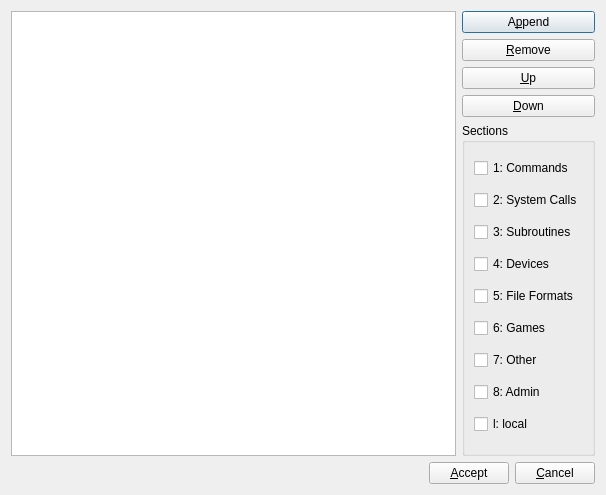
<?xml version="1.0" encoding="UTF-8"?>
<ui version="4.0">
 <class>Config</class>
 <widget class="QDialog" name="Config">
  <property name="geometry">
   <rect>
    <x>0</x>
    <y>0</y>
    <width>606</width>
    <height>495</height>
   </rect>
  </property>
  <property name="windowTitle">
   <string>Dialog</string>
  </property>
  <layout class="QVBoxLayout" name="verticalLayout_3">
   <item>
    <layout class="QHBoxLayout" name="horizontalLayout_2">
     <item>
      <widget class="QListWidget" name="list"/>
     </item>
     <item>
      <layout class="QVBoxLayout" name="verticalLayout_2">
       <item>
        <widget class="QPushButton" name="appendButton">
         <property name="text">
          <string>A&amp;ppend</string>
         </property>
         <property name="icon">
          <iconset theme="list-add">
           <normaloff/>
          </iconset>
         </property>
        </widget>
       </item>
       <item>
        <widget class="QPushButton" name="removeButton">
         <property name="text">
          <string>&amp;Remove</string>
         </property>
         <property name="icon">
          <iconset theme="list-remove">
           <normaloff/>
          </iconset>
         </property>
        </widget>
       </item>
       <item>
        <widget class="QPushButton" name="upButton">
         <property name="text">
          <string>&amp;Up</string>
         </property>
         <property name="icon">
          <iconset theme="go-up">
           <normaloff/>
          </iconset>
         </property>
        </widget>
       </item>
       <item>
        <widget class="QPushButton" name="downButton">
         <property name="text">
          <string>&amp;Down</string>
         </property>
         <property name="icon">
          <iconset theme="go-down">
           <normaloff/>
          </iconset>
         </property>
        </widget>
       </item>
       <item>
        <widget class="QGroupBox" name="groupBox">
         <property name="title">
          <string>Sections</string>
         </property>
         <layout class="QVBoxLayout" name="verticalLayout">
          <item>
           <widget class="QCheckBox" name="section1">
            <property name="text">
             <string>1: Commands</string>
            </property>
           </widget>
          </item>
          <item>
           <widget class="QCheckBox" name="section2">
            <property name="text">
             <string>2: System Calls</string>
            </property>
           </widget>
          </item>
          <item>
           <widget class="QCheckBox" name="section3">
            <property name="text">
             <string>3: Subroutines</string>
            </property>
           </widget>
          </item>
          <item>
           <widget class="QCheckBox" name="section4">
            <property name="text">
             <string>4: Devices</string>
            </property>
           </widget>
          </item>
          <item>
           <widget class="QCheckBox" name="section5">
            <property name="text">
             <string>5: File Formats</string>
            </property>
           </widget>
          </item>
          <item>
           <widget class="QCheckBox" name="section6">
            <property name="text">
             <string>6: Games</string>
            </property>
           </widget>
          </item>
          <item>
           <widget class="QCheckBox" name="section7">
            <property name="text">
             <string>7: Other</string>
            </property>
           </widget>
          </item>
          <item>
           <widget class="QCheckBox" name="section8">
            <property name="text">
             <string>8: Admin</string>
            </property>
           </widget>
          </item>
          <item>
           <widget class="QCheckBox" name="sectionl">
            <property name="text">
             <string>l: local</string>
            </property>
           </widget>
          </item>
         </layout>
        </widget>
       </item>
      </layout>
     </item>
    </layout>
   </item>
   <item>
    <layout class="QHBoxLayout" name="horizontalLayout">
     <item>
      <spacer name="horizontalSpacer">
       <property name="orientation">
        <enum>Qt::Horizontal</enum>
       </property>
       <property name="sizeHint" stdset="0">
        <size>
         <width>40</width>
         <height>20</height>
        </size>
       </property>
      </spacer>
     </item>
     <item>
      <widget class="QPushButton" name="acceptButton">
       <property name="text">
        <string>&amp;Accept</string>
       </property>
      </widget>
     </item>
     <item>
      <widget class="QPushButton" name="cancelButton">
       <property name="text">
        <string>&amp;Cancel</string>
       </property>
      </widget>
     </item>
    </layout>
   </item>
  </layout>
 </widget>
 <resources/>
 <connections/>
</ui>
